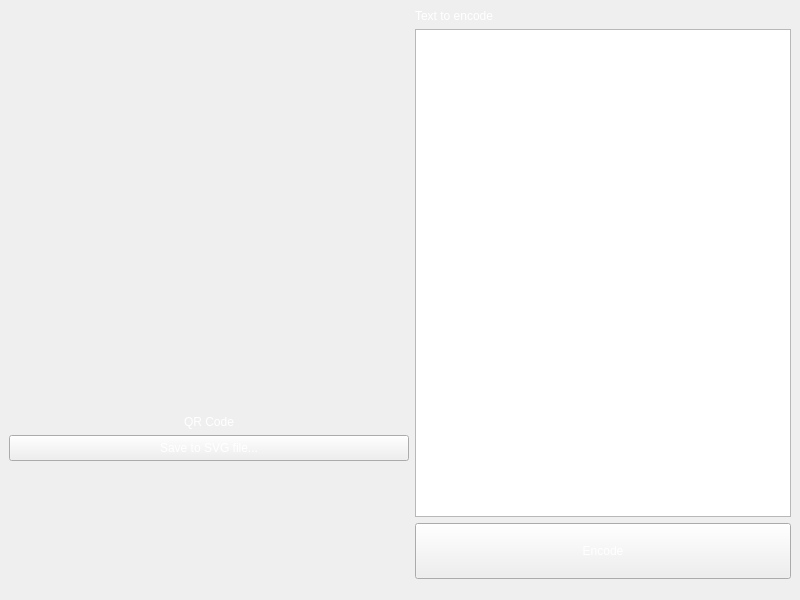
<?xml version="1.0" encoding="UTF-8"?>
<ui version="4.0">
 <class>MainWindow</class>
 <widget class="QMainWindow" name="MainWindow">
  <property name="geometry">
   <rect>
    <x>0</x>
    <y>0</y>
    <width>800</width>
    <height>600</height>
   </rect>
  </property>
  <property name="windowTitle">
   <string>QR Code generator</string>
  </property>
  <property name="styleSheet">
   <string notr="true">color: rgb(255, 255, 255);</string>
  </property>
  <widget class="QWidget" name="centralwidget">
   <layout class="QGridLayout" name="gridLayout">
    <item row="1" column="1">
     <widget class="QPlainTextEdit" name="plainTextEdit"/>
    </item>
    <item row="2" column="1">
     <widget class="QPushButton" name="btnEncode">
      <property name="styleSheet">
       <string notr="true">padding: 20px;</string>
      </property>
      <property name="text">
       <string>Encode</string>
      </property>
     </widget>
    </item>
    <item row="0" column="1">
     <widget class="QLabel" name="label">
      <property name="sizePolicy">
       <sizepolicy hsizetype="Expanding" vsizetype="Fixed">
        <horstretch>0</horstretch>
        <verstretch>0</verstretch>
       </sizepolicy>
      </property>
      <property name="text">
       <string>Text to encode</string>
      </property>
     </widget>
    </item>
    <item row="0" column="0" rowspan="5">
     <layout class="QVBoxLayout" name="verticalLayout">
      <item>
       <widget class="QLabel" name="lblSVG">
        <property name="sizePolicy">
         <sizepolicy hsizetype="Fixed" vsizetype="Fixed">
          <horstretch>250</horstretch>
          <verstretch>250</verstretch>
         </sizepolicy>
        </property>
        <property name="minimumSize">
         <size>
          <width>400</width>
          <height>400</height>
         </size>
        </property>
        <property name="maximumSize">
         <size>
          <width>400</width>
          <height>400</height>
         </size>
        </property>
        <property name="baseSize">
         <size>
          <width>400</width>
          <height>400</height>
         </size>
        </property>
        <property name="text">
         <string/>
        </property>
       </widget>
      </item>
      <item>
       <widget class="QLabel" name="label_2">
        <property name="text">
         <string>QR Code</string>
        </property>
        <property name="alignment">
         <set>Qt::AlignCenter</set>
        </property>
       </widget>
      </item>
      <item>
       <widget class="QPushButton" name="btnSaveSVG">
        <property name="styleSheet">
         <string notr="true">padding: 5px;</string>
        </property>
        <property name="text">
         <string>Save to SVG file...</string>
        </property>
       </widget>
      </item>
      <item>
       <spacer name="verticalSpacer">
        <property name="orientation">
         <enum>Qt::Vertical</enum>
        </property>
        <property name="sizeHint" stdset="0">
         <size>
          <width>20</width>
          <height>40</height>
         </size>
        </property>
       </spacer>
      </item>
     </layout>
    </item>
   </layout>
  </widget>
 </widget>
 <resources/>
 <connections>
  <connection>
   <sender>btnEncode</sender>
   <signal>clicked()</signal>
   <receiver>MainWindow</receiver>
   <slot>btnEncodeClicked()</slot>
   <hints>
    <hint type="sourcelabel">
     <x>527</x>
     <y>578</y>
    </hint>
    <hint type="destinationlabel">
     <x>399</x>
     <y>299</y>
    </hint>
   </hints>
  </connection>
  <connection>
   <sender>btnSaveSVG</sender>
   <signal>clicked()</signal>
   <receiver>MainWindow</receiver>
   <slot>btnSaveSVGFileClicked()</slot>
   <hints>
    <hint type="sourcelabel">
     <x>209</x>
     <y>453</y>
    </hint>
    <hint type="destinationlabel">
     <x>399</x>
     <y>299</y>
    </hint>
   </hints>
  </connection>
 </connections>
 <designerdata>
  <property name="gridDeltaX">
   <number>10</number>
  </property>
  <property name="gridDeltaY">
   <number>10</number>
  </property>
  <property name="gridSnapX">
   <bool>true</bool>
  </property>
  <property name="gridSnapY">
   <bool>true</bool>
  </property>
  <property name="gridVisible">
   <bool>true</bool>
  </property>
 </designerdata>
 <slots>
  <slot>btnEncodeClicked()</slot>
  <slot>btnSaveSVGFileClicked()</slot>
 </slots>
</ui>
